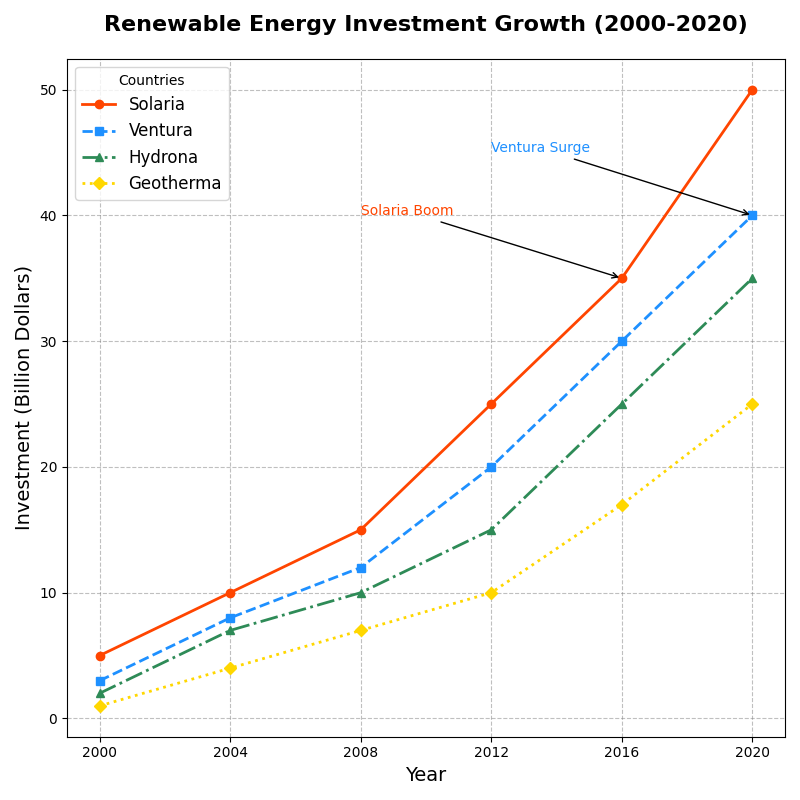

Here is the Python script that generated this plot:
import matplotlib.pyplot as plt
import numpy as np

# Data
years = np.arange(2000, 2021, 4)
countries = ['Solaria', 'Ventura', 'Hydrona', 'Geotherma']

solaria_investment = [5, 10, 15, 25, 35, 50]
ventura_investment = [3, 8, 12, 20, 30, 40]
hydrona_investment = [2, 7, 10, 15, 25, 35]
geotherma_investment = [1, 4, 7, 10, 17, 25]

# Create figure
fig, ax1 = plt.subplots(figsize=(8, 8))

# First subplot: Line chart of investments over years
ax1.plot(years, solaria_investment, marker='o', linestyle='-', color='#FF4500', linewidth=2, label='Solaria')
ax1.plot(years, ventura_investment, marker='s', linestyle='--', color='#1E90FF', linewidth=2, label='Ventura')
ax1.plot(years, hydrona_investment, marker='^', linestyle='-.', color='#2E8B57', linewidth=2, label='Hydrona')
ax1.plot(years, geotherma_investment, marker='D', linestyle=':', color='#FFD700', linewidth=2, label='Geotherma')

ax1.set_title('Renewable Energy Investment Growth (2000-2020)', fontsize=16, weight='bold', pad=20)
ax1.set_xlabel('Year', fontsize=14)
ax1.set_ylabel('Investment (Billion Dollars)', fontsize=14)
ax1.set_xticks(years)
ax1.grid(True, linestyle='--', which='both', color='grey', alpha=0.5)
ax1.legend(title='Countries', loc='best', fontsize=12)

# Annotating specific points
ax1.annotate('Solaria Boom', xy=(2016, 35), xytext=(2008, 40),
             arrowprops=dict(facecolor='black', arrowstyle='->'), fontsize=10, color='#FF4500')
ax1.annotate('Ventura Surge', xy=(2020, 40), xytext=(2012, 45),
             arrowprops=dict(facecolor='black', arrowstyle='->'), fontsize=10, color='#1E90FF')

# Show the plot
plt.tight_layout()
plt.show()
